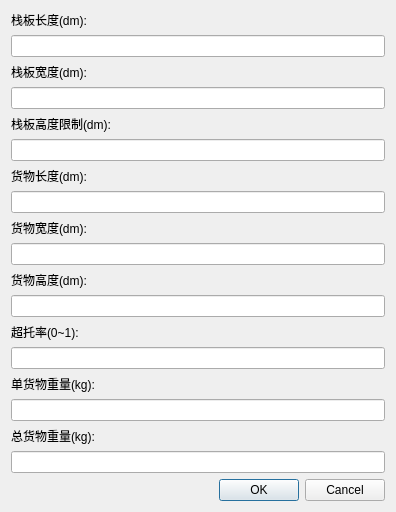
<?xml version="1.0" encoding="UTF-8"?>
<ui version="4.0">
 <class>create3dDialog</class>
 <widget class="QDialog" name="create3dDialog">
  <property name="geometry">
   <rect>
    <x>0</x>
    <y>0</y>
    <width>396</width>
    <height>459</height>
   </rect>
  </property>
  <property name="windowTitle">
   <string>Dialog</string>
  </property>
  <layout class="QGridLayout" name="gridLayout">
   <item row="6" column="1">
    <widget class="QLabel" name="label_4">
     <property name="text">
      <string>货物长度(dm):</string>
     </property>
    </widget>
   </item>
   <item row="11" column="1">
    <widget class="QLabel" name="label_6">
     <property name="text">
      <string>货物高度(dm):</string>
     </property>
    </widget>
   </item>
   <item row="0" column="1">
    <widget class="QLabel" name="label">
     <property name="text">
      <string>栈板长度(dm):</string>
     </property>
    </widget>
   </item>
   <item row="12" column="1">
    <widget class="QLineEdit" name="goods_height_LineEdit"/>
   </item>
   <item row="10" column="1">
    <widget class="QLineEdit" name="goods_width_LineEdit"/>
   </item>
   <item row="8" column="1">
    <widget class="QLabel" name="label_5">
     <property name="text">
      <string>货物宽度(dm):</string>
     </property>
    </widget>
   </item>
   <item row="18" column="1">
    <widget class="QLineEdit" name="totalweightLineEdit"/>
   </item>
   <item row="13" column="1">
    <widget class="QLabel" name="label_7">
     <property name="text">
      <string>超托率(0~1):</string>
     </property>
    </widget>
   </item>
   <item row="4" column="1">
    <widget class="QLabel" name="label_3">
     <property name="text">
      <string>栈板高度限制(dm):</string>
     </property>
    </widget>
   </item>
   <item row="2" column="1">
    <widget class="QLabel" name="label_2">
     <property name="text">
      <string>栈板宽度(dm):</string>
     </property>
    </widget>
   </item>
   <item row="14" column="1">
    <widget class="QLineEdit" name="outRatioLineEdit"/>
   </item>
   <item row="15" column="1">
    <widget class="QLabel" name="label_8">
     <property name="text">
      <string>单货物重量(kg):</string>
     </property>
    </widget>
   </item>
   <item row="7" column="1">
    <widget class="QLineEdit" name="goods_length_LineEdit"/>
   </item>
   <item row="5" column="1">
    <widget class="QLineEdit" name="heightLineEdit"/>
   </item>
   <item row="17" column="1">
    <widget class="QLabel" name="label_9">
     <property name="text">
      <string>总货物重量(kg):</string>
     </property>
    </widget>
   </item>
   <item row="3" column="1">
    <widget class="QLineEdit" name="widthLineEdit"/>
   </item>
   <item row="1" column="1">
    <widget class="QLineEdit" name="lengthLineEdit"/>
   </item>
   <item row="16" column="1">
    <widget class="QLineEdit" name="weightLineEdit"/>
   </item>
   <item row="19" column="1">
    <widget class="QDialogButtonBox" name="buttonBox">
     <property name="orientation">
      <enum>Qt::Horizontal</enum>
     </property>
     <property name="standardButtons">
      <set>QDialogButtonBox::Cancel|QDialogButtonBox::Ok</set>
     </property>
    </widget>
   </item>
  </layout>
 </widget>
 <resources/>
 <connections>
  <connection>
   <sender>buttonBox</sender>
   <signal>accepted()</signal>
   <receiver>create3dDialog</receiver>
   <slot>accept()</slot>
   <hints>
    <hint type="sourcelabel">
     <x>248</x>
     <y>254</y>
    </hint>
    <hint type="destinationlabel">
     <x>157</x>
     <y>274</y>
    </hint>
   </hints>
  </connection>
  <connection>
   <sender>buttonBox</sender>
   <signal>rejected()</signal>
   <receiver>create3dDialog</receiver>
   <slot>reject()</slot>
   <hints>
    <hint type="sourcelabel">
     <x>316</x>
     <y>260</y>
    </hint>
    <hint type="destinationlabel">
     <x>286</x>
     <y>274</y>
    </hint>
   </hints>
  </connection>
 </connections>
</ui>
